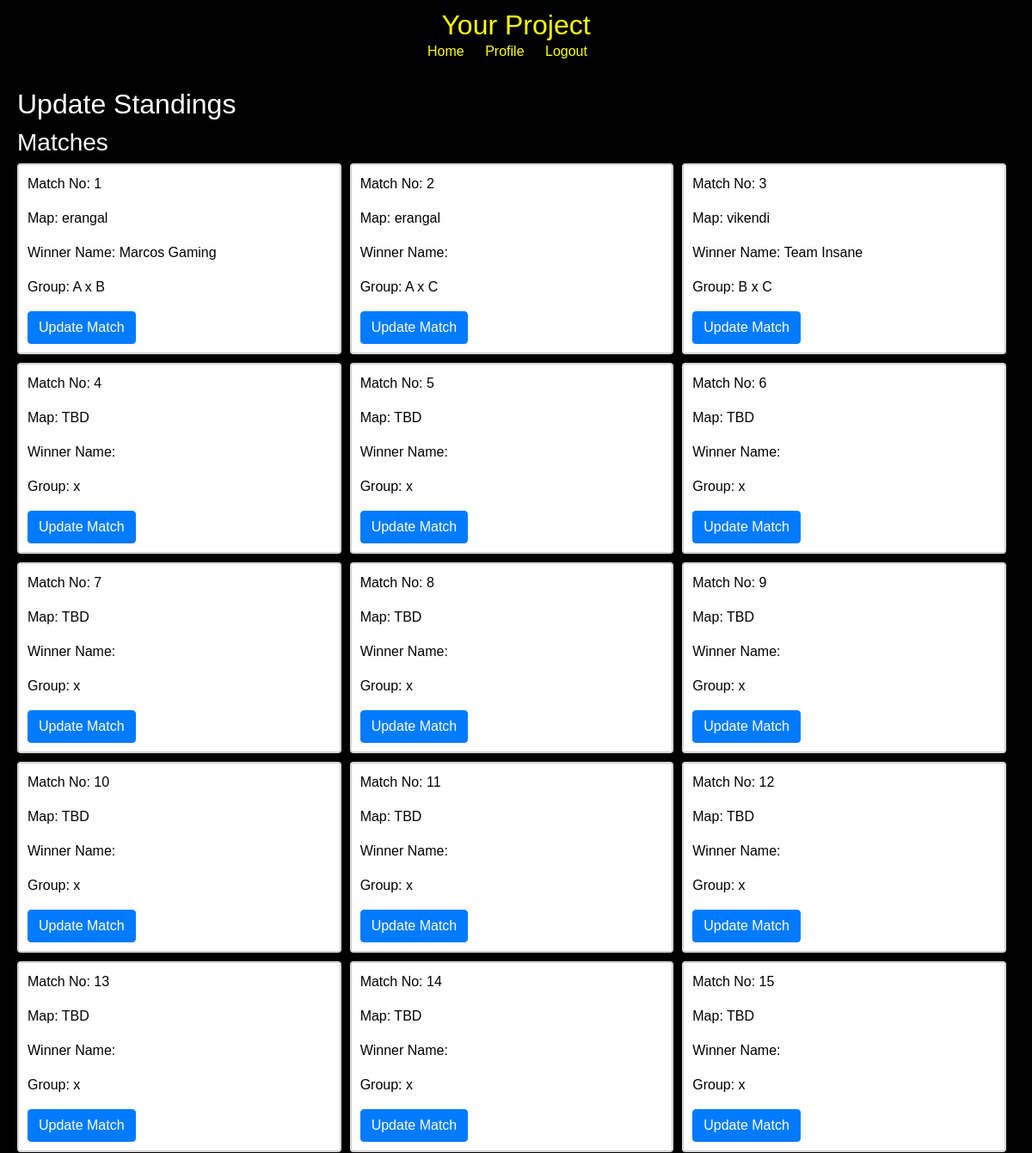
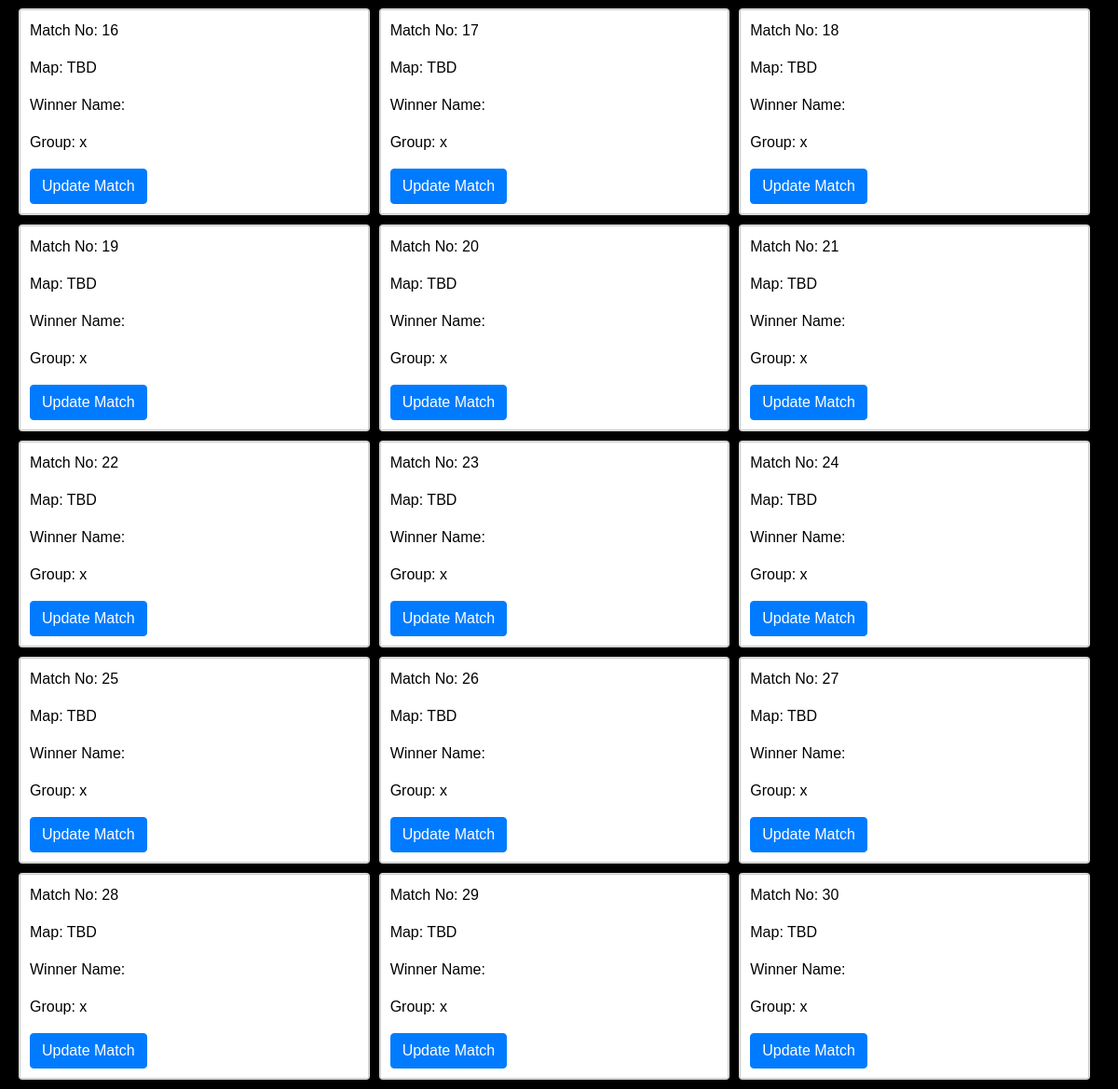
Page /update_standings/Sky Esports Championship Semi Finals/ (signed in) on the committed database (2 pictures, top to bottom).
### tournaments/models.py (models this page shows, shortened)
class MatchSchedule(models.Model):
    tournament = models.ForeignKey(Tournament, on_delete=models.CASCADE)
    map = models.CharField(max_length=255)
    match_number = models.PositiveIntegerField()  # New field for match numbering
    groups = models.ManyToManyField(Group, related_name='scheduled_matches', blank=True)
    winning_team = models.ForeignKey(
        Team,
        on_delete=models.SET_NULL,
        null=True,
        blank=True,
        related_name='match_wins'
    )

class Team(models.Model):
    name = models.CharField(max_length=255)
    logo = models.ImageField(upload_to='team_logos/')

class Group(models.Model):
    name = models.CharField(max_length=1)
    tournament = models.ForeignKey(Tournament, on_delete=models.CASCADE)
    teams = models.ManyToManyField(Team, related_name='groups', blank=True)

### tournaments/views.py (the view)
# urls.py: path('update_standings/<str:tournament_name>/', views.update_standings, name='update_standings'),
def update_standings(request, tournament_name):
    tournament = get_object_or_404(Tournament, name=tournament_name, user=request.user)
    match_schedules = MatchSchedule.objects.filter(tournament=tournament)
    no_of_matches_defined = tournament.no_of_matches
    no_of_matches_created = match_schedules.count()
    if no_of_matches_created < no_of_matches_defined:
        for i in range(no_of_matches_created + 1, no_of_matches_defined + 1):
            MatchSchedule.objects.create(tournament=tournament, match_number=i, map="TBD")
        match_schedules = MatchSchedule.objects.filter(tournament=tournament)
    return render(request, 'standings/update_standings.html', {'match_schedules': match_schedules})

### tournaments/templates/standings/update_standings.html (shortened to what this page needs)
{% extends 'base.html' %}
{% block content %}
  <h2>Update Standings</h2>
  <h3>Matches</h3>
  <ul class="card-list">
    {% for match_schedule in match_schedules %}
      <li class="card">
        <div class="card-content">
          <p style="color: #000;">Match No: {{ match_schedule.match_number }}</p>
          <p style="color: #000;">Map: {{ match_schedule.map }}</p>
          <p style="color: #000;">Winner Name: {{ match_schedule.winning_team.name }}</p>
          <p style="color: #000;">Group: {{ match_schedule.groups.all.0.name }} x {{ match_schedule.groups.all.1.name }}</p>
          <form method="post" action="{% url 'update_match' match_schedule.id %}">
            <button type="submit" class="btn btn-primary">Update Match</button>
          </form>
        </div>
      </li>
      {% if forloop.counter|divisibleby:3 %}</ul><ul class="card-list">{% endif %}
    {% endfor %}
  </ul>
{% endblock %}

### tournaments/templates/base.html (style rules this page uses)
body { background-color: #000; color: #fff; font-family: Arial, sans-serif; margin: 0; }

### tournaments/templates/standings/update_standings.html (style rules this page uses)
.card-list { list-style-type: none; padding: 0; }
.card { float: left; width: calc(33.33% - 10px); margin-right: 10px; margin-bottom: 10px; }
.card-content { border: 1px solid #ccc; padding: 10px; background-color: #fff; }

### rows in the picture
MatchSchedule: match_number "1", map "erangal", winning_team.name "Marcos Gaming", groups.all.0.name "A", groups.all.1.name "B"
MatchSchedule: match_number "2", map "erangal", groups.all.0.name "A", groups.all.1.name "C"
MatchSchedule: match_number "3", map "vikendi", winning_team.name "Team Insane", groups.all.0.name "B", groups.all.1.name "C"
MatchSchedule: match_number "4", map "TBD"
MatchSchedule: match_number "5", map "TBD"
MatchSchedule: match_number "6", map "TBD"
MatchSchedule: match_number "7", map "TBD"
MatchSchedule: match_number "8", map "TBD"
MatchSchedule: match_number "9", map "TBD"
MatchSchedule: match_number "10", map "TBD"
MatchSchedule: match_number "11", map "TBD"
MatchSchedule: match_number "12", map "TBD"
MatchSchedule: match_number "13", map "TBD"
MatchSchedule: match_number "14", map "TBD"
MatchSchedule: match_number "15", map "TBD"
MatchSchedule: match_number "16", map "TBD"
MatchSchedule: match_number "17", map "TBD"
MatchSchedule: match_number "18", map "TBD"
MatchSchedule: match_number "19", map "TBD"
MatchSchedule: match_number "20", map "TBD"
MatchSchedule: match_number "21", map "TBD"
MatchSchedule: match_number "22", map "TBD"
MatchSchedule: match_number "23", map "TBD"
MatchSchedule: match_number "24", map "TBD"
MatchSchedule: match_number "25", map "TBD"
MatchSchedule: match_number "26", map "TBD"
MatchSchedule: match_number "27", map "TBD"
MatchSchedule: match_number "28", map "TBD"
MatchSchedule: match_number "29", map "TBD"
MatchSchedule: match_number "30", map "TBD"
